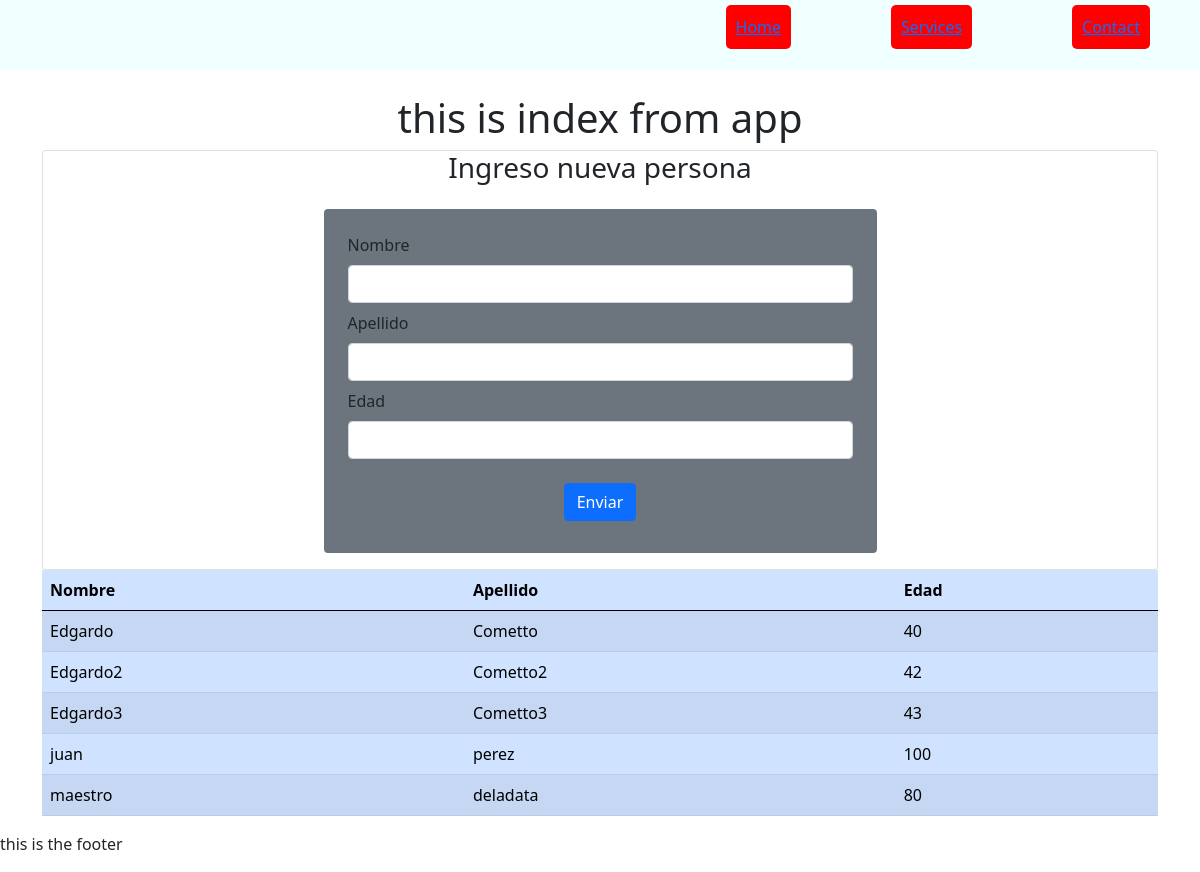
The page / on the database its author committed.
### app_proy2/models.py (models this page shows)
class Personas(models.Model):
    nombre=models.CharField(max_length=50)
    apellido=models.CharField(max_length=50)
    edad=models.IntegerField()
    fecha_carga=models.DateTimeField()

### app_proy2/views.py (the view)
# urls.py: path('', index),
def index (request):
    lista=Personas.objects.all()
    return render(request, 'index.html', {"titulo":"mytitle", "lista":lista})

### app_proy2/templates/index.html (shortened to what this page needs)
{% extends 'base.html' %}
{% block content %}
    <h1 class="text-center">this is index from app</h1>
   <div class="card">
    <h3 class="text-center">Ingreso nueva persona</h3>
    <div class="card-body row ">
        <form class="col-md-6 offset-md-3 bg-secondary p-4 rounded" action="/cargar" method="POST" > {% csrf_token %}
            <div class="mb-2">
                <label class="form-label" for="">Nombre</label>
                <input class="form-control" type="text" name="nombre" id="">
            </div>
            <div class="mb-2">
                <label class="form-label" for="">Apellido</label>
                <input class="form-control" type="text" name="apellido" id="">
            </div>
            <div class="mb-2">
                <label class="form-label" for="">Edad</label>
                <input class="form-control" type="number" name="edad" id="">
            </div>
            <div class="mb-2 text-center mt-4">
                <button class="btn btn-primary " type="submit">Enviar</button>
            </div>
        </form>
    </div>
   </div>
   <div>
    <div class="table-responsive">
        <table class="table table-primary table-striped">
            <thead>
                <tr>
                    <th scope="col">Nombre</th>
                    <th scope="col">Apellido</th>
                    <th scope="col">Edad</th>
                </tr>
            </thead>
            <tbody>
                {% if lista %}
                    {% for cada in lista %}
                    <tr class="">
                        <td>{{cada.nombre}}</td>
                        <td>{{cada.apellido}}</td>
                        <td>{{cada.edad}}</td>
                    </tr>
                    {% endfor %}
                {% endif %}
            </tbody>
        </table>
    </div>
   </div>
{% endblock content %}

### app_proy2/templates/base.html (shortened to what this page needs)
<!DOCTYPE html>
<html lang="en">
{% load static%}
<head>
    <link href="https://cdn.jsdelivr.net/npm/bootstrap@5.0.2/dist/css/bootstrap.min.css" rel="stylesheet"
>
    <link rel="stylesheet" href="{% static 'styles.css' %}">
</head>
<body>
    <header>
        <nav>
            <ul>
                <li><a href="/"> Home</li></a>
                <li><a href="/services"> Services</li></a>
                <li><a href="/contact"> Contact</li></a>
            </ul>
        </nav>
    </header>
    <div class="container mt-4">
    {% block content %}
    {% endblock content %}
    </div>
    <footer>
        <p>this is the footer</p>
    </footer>
</body>
</html>

### app_proy2/static/styles.css (style rules this page uses)
nav { display: flex; justify-content: end; background-color: azure; }
nav ul { display: flex; }
nav ul, nav li { list-style: none; }
nav li { padding: 10px; margin: 5px 50px; background-color: red; border-radius: 5px; }

### rows shown on the page
Personas: nombre "Edgardo", apellido "Cometto", edad "40"
Personas: nombre "Edgardo2", apellido "Cometto2", edad "42"
Personas: nombre "Edgardo3", apellido "Cometto3", edad "43"
Personas: nombre "juan", apellido "perez", edad "100"
Personas: nombre "maestro", apellido "deladata", edad "80"
